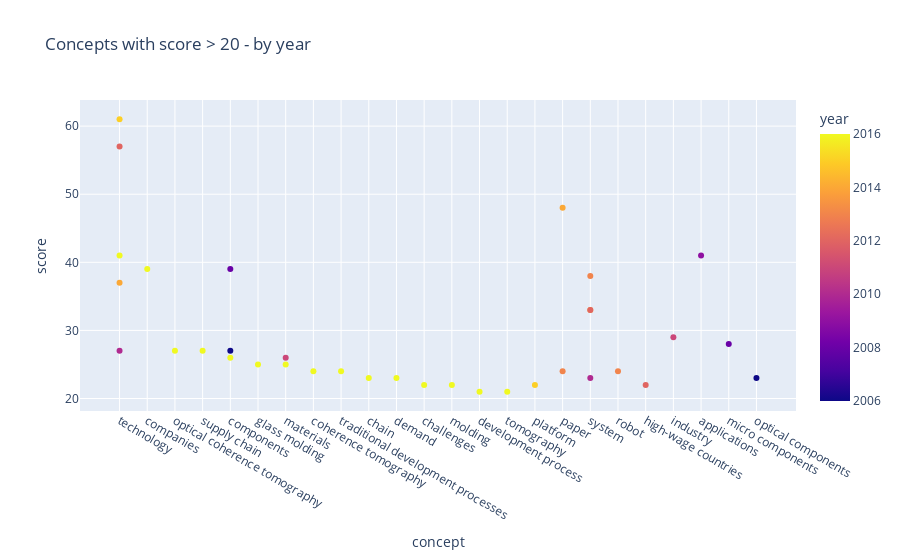

Write notebook code for a chart like this one.
### Markdown cell above
### Segmenting concepts by year

### Code cell
#@markdown Limit concepts score (min)
THRESHOLD = 20 #@param {type: "slider", min: 5, max: 500}
#
df_by_year = df.groupby(['year', 'concept'], as_index=False).sum()
df_by_year = df_by_year.sort_values(by=["year", "score"],  ascending=False)
df_by_year = df_by_year.reset_index(drop=True)
px.scatter(df_by_year.query(f"score>{THRESHOLD}"), x="concept", y="score", 
           color="year", title=f"Concepts with score > {THRESHOLD} - by year")

### Figure 1 — Plotly figure (JSON) as saved in the notebook; plotly's stock layout.template omitted (floating-point values rounded to 4 significant figures)
{"data": [{"hoverlabel": {"namelength": 0}, "hovertemplate": "concept=%{x}<br>score=%{y}<br>year=%{marker.color}", "legendgroup": "", "marker": {"color": [2016, 2016, 2016, 2016, 2016, 2016, 2016, 2016, 2016, 2016, 2016, 2016, 2016, 2016, 2016, 2015, 2015, 2014, 2014, 2014, 2013, 2013, 2013, 2012, 2012, 2012, 2011, 2011, 2010, 2010, 2009, 2008, 2008, 2006, 2006], "coloraxis": "coloraxis", "symbol": "circle"}, "mode": "markers", "name": "", "showlegend": false, "type": "scatter", "x": ["technology", "companies", "optical coherence tomography", "supply chain", "components", "glass molding", "materials", "coherence tomography", "traditional development processes", "chain", "demand", "challenges", "molding", "development process", "tomography", "technology", "platform", "paper", "technology", "system", "system", "paper", "robot", "technology", "system", "high-wage countries", "industry", "materials", "technology", "system", "applications", "components", "micro components", "components", "optical components"], "xaxis": "x", "y": [41, 39, 27, 27, 26, 25, 25, 24, 24, 23, 23, 22, 22, 21, 21, 61, 22, 48, 37, 33, 38, 24, 24, 57, 33, 22, 29, 26, 27, 23, 41, 39, 28, 27, 23], "yaxis": "y"}], "layout": {"autosize": true, "coloraxis": {"colorbar": {"title": {"text": "year"}}, "colorscale": [[0, "#0d0887"], [0.1111, "#46039f"], [0.2222, "#7201a8"], [0.3333, "#9c179e"], [0.4444, "#bd3786"], [0.5556, "#d8576b"], [0.6667, "#ed7953"], [0.7778, "#fb9f3a"], [0.8889, "#fdca26"], [1, "#f0f921"]]}, "legend": {"tracegroupgap": 0}, "title": {"text": "Concepts with score > 20 - by year"}, "xaxis": {"anchor": "y", "autorange": true, "domain": [0, 1], "range": [-1.336, 24.34], "title": {"text": "concept"}, "type": "category"}, "yaxis": {"anchor": "x", "autorange": true, "domain": [0, 1], "range": [17.84, 64.16], "title": {"text": "score"}, "type": "linear"}}}
